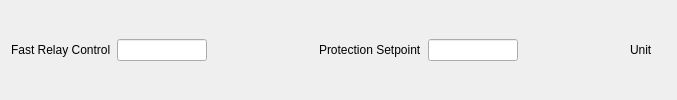
         <widget class="QWidget" name="widget" native="true">
          <layout class="QHBoxLayout" name="horizontalLayout_2">
           <item>
            <widget class="QLabel" name="label_18">
             <property name="text">
              <string>Fast Relay Control</string>
             </property>
            </widget>
           </item>
           <item>
            <widget class="PyDMLineEdit" name="PyDMLineEdit_12">
             <property name="minimumSize">
              <size>
               <width>80</width>
               <height>0</height>
              </size>
             </property>
             <property name="maximumSize">
              <size>
               <width>90</width>
               <height>16777215</height>
              </size>
             </property>
             <property name="toolTip">
              <string/>
             </property>
             <property name="whatsThis">
              <string/>
             </property>
             <property name="autoFillBackground">
              <bool>false</bool>
             </property>
             <property name="precisionFromPV" stdset="0">
              <bool>false</bool>
             </property>
             <property name="precision" stdset="0">
              <number>3</number>
             </property>
             <property name="channel" stdset="0">
              <string>ca://${GA}:FastRelay-SP</string>
             </property>
            </widget>
           </item>
           <item>
            <widget class="PyDMLabel" name="PyDMLabel_23">
             <property name="minimumSize">
              <size>
               <width>80</width>
               <height>0</height>
              </size>
             </property>
             <property name="toolTip">
              <string/>
             </property>
             <property name="whatsThis">
              <string/>
             </property>
             <property name="precisionFromPV" stdset="0">
              <bool>false</bool>
             </property>
             <property name="precision" stdset="0">
              <number>3</number>
             </property>
             <property name="channel" stdset="0">
              <string>ca://${GA}:FastRelay-RB</string>
             </property>
            </widget>
           </item>
           <item>
            <spacer name="horizontalSpacer_2">
             <property name="orientation">
              <enum>Qt::Horizontal</enum>
             </property>
             <property name="sizeType">
              <enum>QSizePolicy::Fixed</enum>
             </property>
             <property name="sizeHint" stdset="0">
              <size>
               <width>20</width>
               <height>20</height>
              </size>
             </property>
            </spacer>
           </item>
           <item>
            <widget class="QLabel" name="label_13">
             <property name="text">
              <string>Protection Setpoint</string>
             </property>
            </widget>
           </item>
           <item>
            <widget class="PyDMLineEdit" name="PyDMLineEdit_11">
             <property name="minimumSize">
              <size>
               <width>80</width>
               <height>0</height>
              </size>
             </property>
             <property name="maximumSize">
              <size>
               <width>90</width>
               <height>16777215</height>
              </size>
             </property>
             <property name="toolTip">
              <string/>
             </property>
             <property name="whatsThis">
              <string/>
             </property>
             <property name="autoFillBackground">
              <bool>false</bool>
             </property>
             <property name="precisionFromPV" stdset="0">
              <bool>false</bool>
             </property>
             <property name="precision" stdset="0">
              <number>3</number>
             </property>
             <property name="channel" stdset="0">
              <string>ca://${GA}:ProtectionSetpoint-SP</string>
             </property>
            </widget>
           </item>
           <item>
            <widget class="PyDMLabel" name="PyDMLabel_21">
             <property name="minimumSize">
              <size>
               <width>80</width>
               <height>0</height>
              </size>
             </property>
             <property name="toolTip">
              <string/>
             </property>
             <property name="whatsThis">
              <string/>
             </property>
             <property name="precisionFromPV" stdset="0">
              <bool>false</bool>
             </property>
             <property name="precision" stdset="0">
              <number>3</number>
             </property>
             <property name="channel" stdset="0">
              <string>ca://${GA}:ProtectionSetpoint-RB</string>
             </property>
            </widget>
           </item>
           <item>
            <spacer name="horizontalSpacer">
             <property name="orientation">
              <enum>Qt::Horizontal</enum>
             </property>
             <property name="sizeType">
              <enum>QSizePolicy::Expanding</enum>
             </property>
             <property name="sizeHint" stdset="0">
              <size>
               <width>20</width>
               <height>20</height>
              </size>
             </property>
            </spacer>
           </item>
           <item>
            <widget class="QLabel" name="label_17">
             <property name="text">
              <string>Unit</string>
             </property>
            </widget>
           </item>
           <item>
            <widget class="PyDMLabel" name="PyDMLabel_22">
             <property name="font">
              <font>
               <pointsize>9</pointsize>
              </font>
             </property>
             <property name="toolTip">
              <string/>
             </property>
             <property name="whatsThis">
              <string/>
             </property>
             <property name="channel" stdset="0">
              <string>ca://${DEVICE}:Unit</string>
             </property>
            </widget>
           </item>
          </layout>
         </widget>
